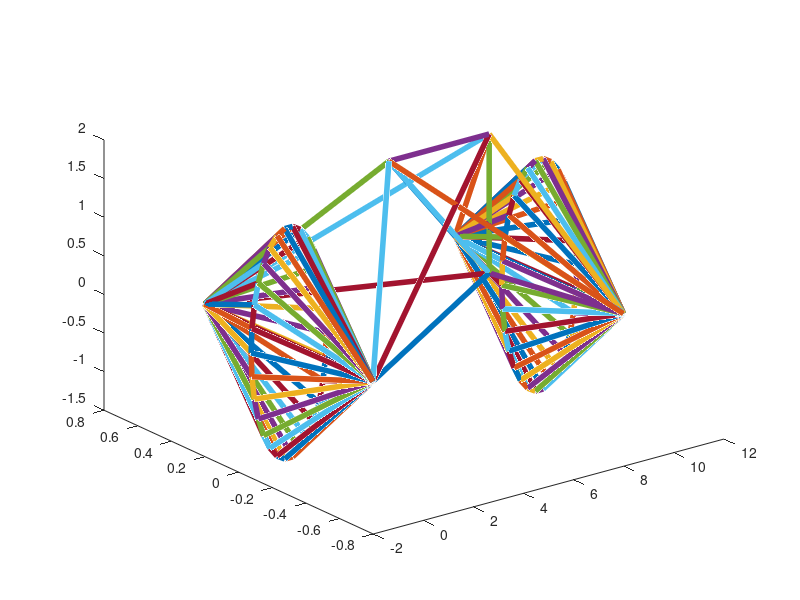

MATLAB code for this plot: (Note: this script raises an error after producing the figure.)
close all; clear all; clc;
% building a bicycle

% physical parameters
L = 10;
LA = 4;
LBC = 2;
HAB = 2;
HC = 0.2;
n = 30; % number of nodes on rim
W = 1.0;
RW = 1.5;

% initialize arrays
num_nodes = 2*n + 7;
num_links = 6*n + 17;
jj = zeros(num_links,1);
kk = zeros(num_links,1);
X = zeros(num_nodes,3);

% making the nodes on the rims
for k = 1:n
    theta = 2*pi*k/n;
    X(k,:) = RW*[cos(theta), 0, sin(theta)];
    X(k+n,:) = X(k,:) + [L,0,0];
end

% naming indices for the different nodes
iA = 2*n + 1;
iB = 2*n + 2;
iC = 2*n + 3;
iD = 2*n + 4;
iDpr = 2*n + 5;
iE = 2*n + 6;
iEpr = 2*n + 7;

% setting the positions of the other nodes
X(iA,:) = [LA, 0, HAB];
X(iB,:) = [L-LBC, 0, HAB];
X(iC,:) = [L-LBC, 0, HC];
X(iD,:) = [0, -W/2, 0];
X(iDpr,:) = [0, W/2, 0];
X(iE,:) = [L, -W/2, 0];
X(iEpr,:) = [L, W/2, 0];

% naming indices for links
spokesD = 1:n;
spokesDpr = (n+1):2*n;
spokesE = (2*n+1):3*n;
spokesEpr = (3*n+1):4*n;
rimlinksD = (4*n+1):5*n;
rimlinksE = (5*n+1):6*n;
framelinks = (6*n+1):(6*n+15);
axels = (6*n+16):(6*n+17);

% links for spokes
jj(spokesD) = 1:n; kk(spokesD) = iD;
jj(spokesDpr) = 1:n; kk(spokesDpr) = iDpr;
jj(spokesE) = (n+1):2*n; kk(spokesE) = iE;
jj(spokesEpr) = (n+1):2*n; kk(spokesEpr) = iEpr;

% links for frame
jj(framelinks) = [iD iD iD iE iE iE iDpr iDpr iDpr iEpr iEpr iEpr iA iB iC];
kk(framelinks) = [iA iB iC iA iB iC iA iB iC iA iB iC iB iC iA];

% links for the rims
jj(rimlinksD) = [1:n]; kk(rimlinksD) = [2:n 1];
jj(rimlinksE) = [n+1:2*n]; kk(rimlinksE) = [n+2:2*n n+1];

% links for the axels
jj(axels) = [iD iE]; kk(axels) = [iDpr iEpr];

figure(1);
x = [X(jj,1) X(kk,1)];
y = [X(jj,2) X(kk,2)];
z = [X(jj,3) X(kk,3)];
plot3(x',y',z','linewidth',4)

% make a movie
v = VideoWriter('test');
open(v);
num_angles = 500;
for tt = 1:num_angles
    angle = tt*360/num_angles;
    plot3(x',y',z','linewidth',4)
    axis equal
    view(angle, 30);
    frame = getframe(gcf);
    writeVideo(v,frame);
end
close(v);

